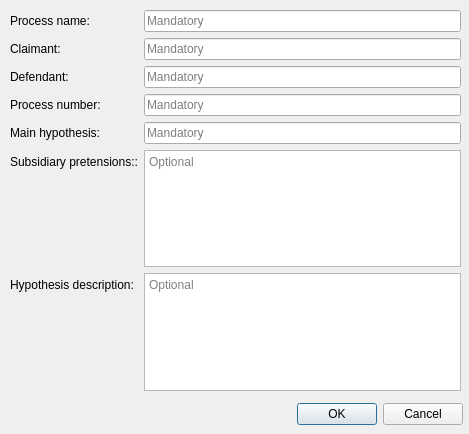
<?xml version="1.0" encoding="UTF-8"?>
<ui version="4.0">
 <class>NewCaseForm</class>
 <widget class="QWidget" name="NewCaseForm">
  <property name="geometry">
   <rect>
    <x>0</x>
    <y>0</y>
    <width>469</width>
    <height>434</height>
   </rect>
  </property>
  <property name="windowTitle">
   <string>Form</string>
  </property>
  <widget class="QWidget" name="formLayoutWidget">
   <property name="geometry">
    <rect>
     <x>10</x>
     <y>10</y>
     <width>451</width>
     <height>381</height>
    </rect>
   </property>
   <layout class="QFormLayout" name="formLayout">
    <item row="6" column="0">
     <widget class="QLabel" name="pretension_label">
      <property name="text">
       <string>Hypothesis description:</string>
      </property>
     </widget>
    </item>
    <item row="6" column="1">
     <widget class="QPlainTextEdit" name="pretension_text_edit">
      <property name="whatsThis">
       <string>&lt;html&gt;&lt;head/&gt;&lt;body&gt;&lt;p&gt;In this field you may enter a detailed description of the hypothesis.&lt;/p&gt;&lt;p&gt;&lt;span style=&quot; font-style:italic;&quot;&gt;Optional field&lt;/span&gt;&lt;/p&gt;&lt;/body&gt;&lt;/html&gt;</string>
      </property>
      <property name="placeholderText">
       <string>Optional</string>
      </property>
     </widget>
    </item>
    <item row="0" column="1">
     <widget class="QLineEdit" name="case_name_line_edit">
      <property name="whatsThis">
       <string>&lt;html&gt;&lt;head/&gt;&lt;body&gt;&lt;p&gt;The name of the new process. Must be unique.&lt;/p&gt;&lt;p&gt;&lt;span style=&quot; font-weight:600; font-style:italic;&quot;&gt;Mandatory field&lt;/span&gt;&lt;/p&gt;&lt;/body&gt;&lt;/html&gt;</string>
      </property>
      <property name="inputMask">
       <string/>
      </property>
      <property name="placeholderText">
       <string>Mandatory</string>
      </property>
     </widget>
    </item>
    <item row="0" column="0">
     <widget class="QLabel" name="nombre_label">
      <property name="text">
       <string>Process name:</string>
      </property>
     </widget>
    </item>
    <item row="4" column="1">
     <widget class="QLineEdit" name="label_line_edit">
      <property name="whatsThis">
       <string>&lt;html&gt;&lt;head/&gt;&lt;body&gt;&lt;p&gt;This represents the text that is shown in the hypothesis graphical node. It allows up to 50 characters. &lt;/p&gt;&lt;p&gt;&lt;span style=&quot; font-weight:600; font-style:italic;&quot;&gt;Mandatory field&lt;/span&gt;&lt;/p&gt;&lt;/body&gt;&lt;/html&gt;</string>
      </property>
      <property name="maxLength">
       <number>50</number>
      </property>
      <property name="placeholderText">
       <string>Mandatory</string>
      </property>
     </widget>
    </item>
    <item row="4" column="0">
     <widget class="QLabel" name="etiqueta_label">
      <property name="text">
       <string>Main hypothesis:</string>
      </property>
     </widget>
    </item>
    <item row="1" column="0">
     <widget class="QLabel" name="demandante_label">
      <property name="text">
       <string>Claimant:</string>
      </property>
     </widget>
    </item>
    <item row="1" column="1">
     <widget class="QLineEdit" name="claimant_line_edit">
      <property name="whatsThis">
       <string>&lt;html&gt;&lt;head/&gt;&lt;body&gt;&lt;p&gt;Name of the process claimant.&lt;/p&gt;&lt;p&gt;&lt;span style=&quot; font-weight:600;&quot;&gt;Mandatory field&lt;/span&gt;&lt;/p&gt;&lt;/body&gt;&lt;/html&gt;</string>
      </property>
      <property name="placeholderText">
       <string>Mandatory</string>
      </property>
     </widget>
    </item>
    <item row="2" column="0">
     <widget class="QLabel" name="demandado_label">
      <property name="text">
       <string>Defendant:</string>
      </property>
     </widget>
    </item>
    <item row="2" column="1">
     <widget class="QLineEdit" name="defendant_line_edit">
      <property name="whatsThis">
       <string>&lt;html&gt;&lt;head/&gt;&lt;body&gt;&lt;p&gt;Name of the process defendant.&lt;/p&gt;&lt;p&gt;&lt;span style=&quot; font-weight:600;&quot;&gt;Mandatory field&lt;/span&gt;&lt;/p&gt;&lt;/body&gt;&lt;/html&gt;</string>
      </property>
      <property name="placeholderText">
       <string>Mandatory</string>
      </property>
     </widget>
    </item>
    <item row="3" column="0">
     <widget class="QLabel" name="radicado_label">
      <property name="text">
       <string>Process number:</string>
      </property>
     </widget>
    </item>
    <item row="3" column="1">
     <widget class="QLineEdit" name="radicado_line_edit">
      <property name="whatsThis">
       <string>&lt;html&gt;&lt;head/&gt;&lt;body&gt;&lt;p&gt;Process number. It only accepts up to 25 digits.&lt;/p&gt;&lt;p&gt;&lt;span style=&quot; font-weight:600;&quot;&gt;Mandatory field&lt;/span&gt;&lt;/p&gt;&lt;/body&gt;&lt;/html&gt;</string>
      </property>
      <property name="inputMethodHints">
       <set>Qt::ImhDigitsOnly</set>
      </property>
      <property name="placeholderText">
       <string>Mandatory</string>
      </property>
     </widget>
    </item>
    <item row="5" column="0">
     <widget class="QLabel" name="subsidiary_hypothesis_label">
      <property name="text">
       <string>Subsidiary pretensions::</string>
      </property>
     </widget>
    </item>
    <item row="5" column="1">
     <widget class="QPlainTextEdit" name="subsidiary_hypothesis_text_edit">
      <property name="whatsThis">
       <string>&lt;html&gt;&lt;head/&gt;&lt;body&gt;&lt;p&gt;Process subsidiary pretensions.&lt;/p&gt;&lt;p&gt;The following order is suggested:&lt;/p&gt;&lt;p&gt;1. Consequential or succesive&lt;/p&gt;&lt;p&gt;2. Eventual&lt;/p&gt;&lt;p&gt;3. Alternative&lt;/p&gt;&lt;p&gt;&lt;span style=&quot; font-style:italic;&quot;&gt;Optional field&lt;/span&gt;&lt;/p&gt;&lt;/body&gt;&lt;/html&gt;</string>
      </property>
      <property name="placeholderText">
       <string>Optional</string>
      </property>
     </widget>
    </item>
   </layout>
  </widget>
  <widget class="QDialogButtonBox" name="button_box">
   <property name="geometry">
    <rect>
     <x>270</x>
     <y>400</y>
     <width>193</width>
     <height>28</height>
    </rect>
   </property>
   <property name="standardButtons">
    <set>QDialogButtonBox::Cancel|QDialogButtonBox::Ok</set>
   </property>
  </widget>
 </widget>
 <tabstops>
  <tabstop>case_name_line_edit</tabstop>
  <tabstop>claimant_line_edit</tabstop>
  <tabstop>defendant_line_edit</tabstop>
  <tabstop>radicado_line_edit</tabstop>
  <tabstop>label_line_edit</tabstop>
  <tabstop>subsidiary_hypothesis_text_edit</tabstop>
  <tabstop>pretension_text_edit</tabstop>
 </tabstops>
 <resources/>
 <connections/>
</ui>
